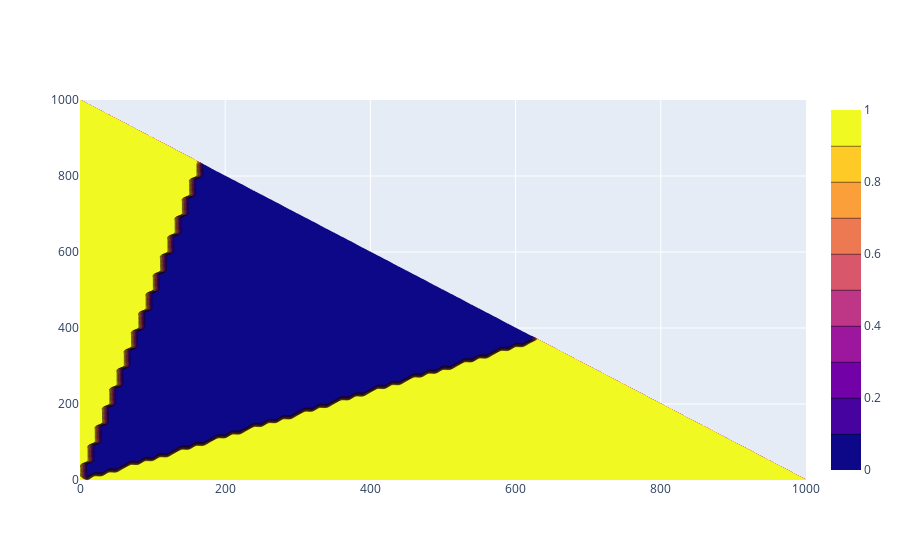

The cell this chart's notebook holds for it:
### Code cell
fig = go.Figure(data =
    go.Contour(
        z=af,
        x=S,
        y=I
    ))
fig.show()
